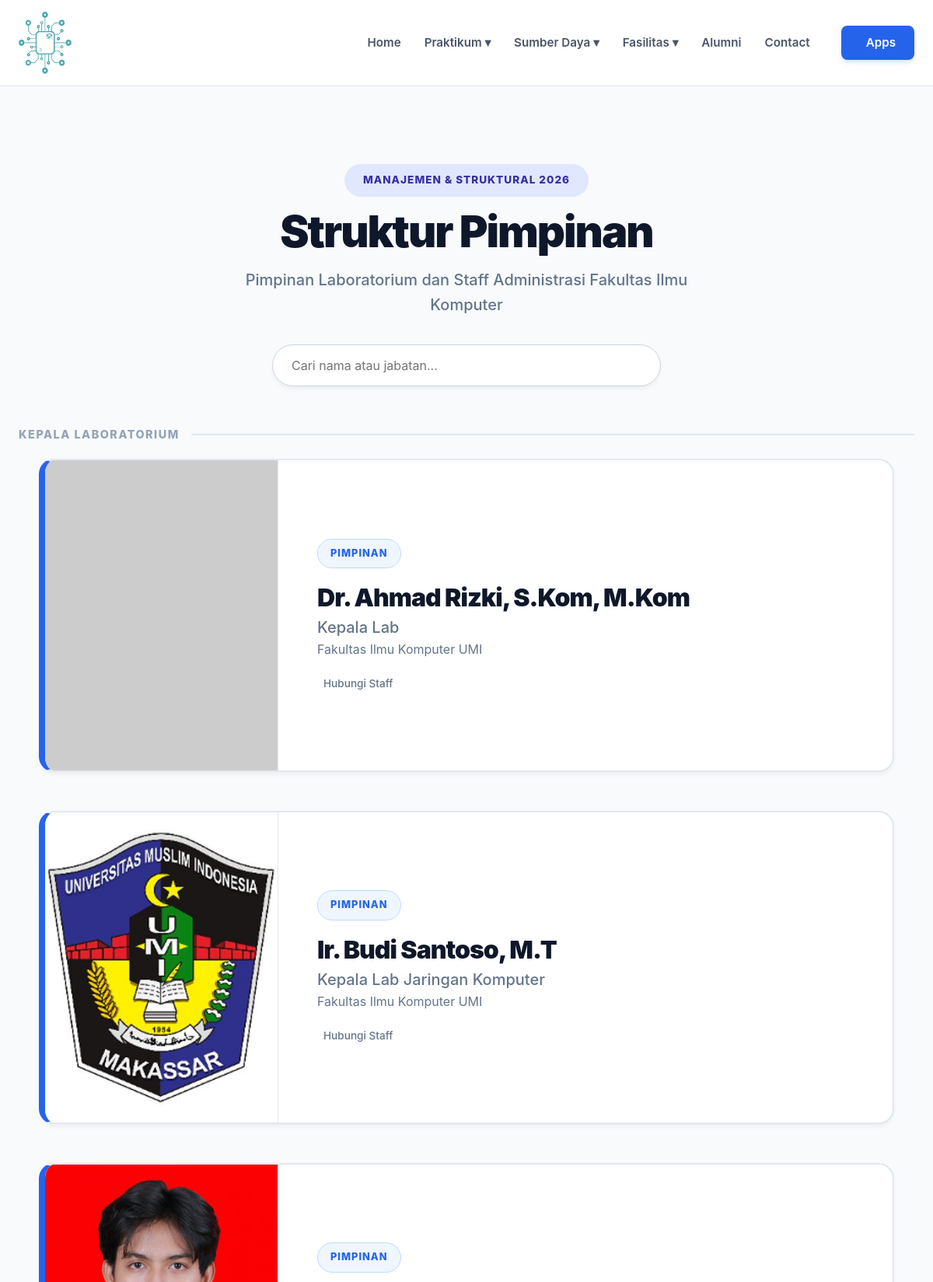
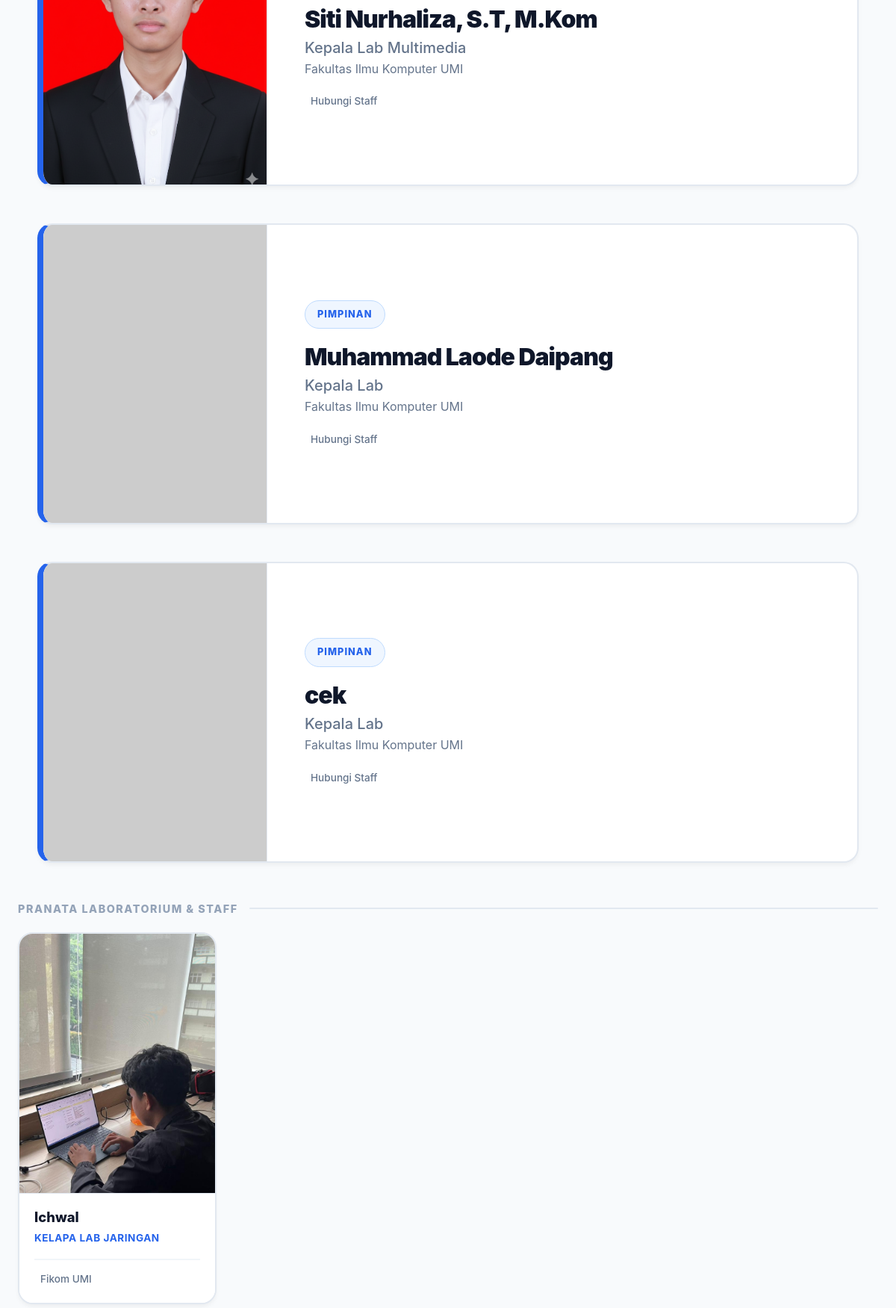
The app's page /public/kepala (upper part) with its own data (2 pictures, top to bottom).
### tables this page shows
CREATE TABLE `manajemen` (
  `idManajemen` int(11) NOT NULL,
  `nama` varchar(100) NOT NULL,
  `jabatan` varchar(100) DEFAULT NULL,
  `foto` varchar(255) DEFAULT NULL
);

### app/controllers/KepalaLabController.php (called while the page is built, shortened)
<?php
class KepalaLabController extends Controller {
    private $model;
    public function __construct() {
        $this->model = new ManajemenModel();
    }
    public function index($params = []) {
    $all = $this->model->getAll();
    $data = [
        'manajemen' => $all
    ];
    $this->view('sumberdaya/kepala', $data);
}
}
?>

### app/models/Model.php (called while the page is built, shortened)
<?php
require_once __DIR__ . '/../config/Database.php';
class Model {
    public $db;
    protected $table;
    public function __construct() {
        $database = new Database();
        $this->db = $database->connect();
    }
    public function getAll() {
        $query = "SELECT * FROM " . $this->table;
        $result = $this->db->query($query);
        return $result->fetch_all(MYSQLI_ASSOC);
    }
}
?>

### app/config/Database.php (called while the page is built, shortened)
<?php
class Database {
    private $host = DB_HOST;
    private $user = DB_USER;
    private $pass = DB_PASS;
    private $dbname = DB_NAME;
    public function connect()
    {
        $this->mysqli = new mysqli(
            $this->host,
            $this->user,
            $this->pass,
            $this->dbname
        );
        return $this->mysqli;
    }
}
?>

### app/views/sumberdaya/kepala.php (the view, shortened to what this page needs)
<?php
$pimpinan_list = [];
$laboran_list  = [];
$all_data      = [];
if (!empty($data['manajemen'])) {
    $all_data = $data['manajemen'];
}
foreach ($all_data as $row) {
    $jabatan = $row['jabatan'] ?? '';
    if (stripos($jabatan, 'Kepala') !== false) {
        $pimpinan_list[] = $row;
    } else {
        $laboran_list[] = $row;
    }
}
function getFotoUrl($row) {
    $fotoName = $row['foto'] ?? '';
    $namaEnc  = urlencode($row['nama']);
    $imgUrl = "https://ui-avatars.com/api/?name={$namaEnc}&background=eff6ff&color=2563eb&size=512&bold=true";
    if (file_exists(ROOT_PROJECT . '/public/assets/uploads/' . $fotoName)) {
        return ASSETS_URL . '/assets/uploads/' . $fotoName;
    }
    return $imgUrl;
}
?>
<section class="sumberdaya-section fade-up">
    <div class="container">
        <header class="page-header">
            <span class="header-badge">Manajemen & Struktural <?= date('Y') ?></span>
            <h1>Struktur Pimpinan</h1>
            <p>Pimpinan Laboratorium dan Staff Administrasi Fakultas Ilmu Komputer</p>
            <div class="search-container">
                <input type="text" id="searchStaff" placeholder="Cari nama atau jabatan..." class="search-input">
            </div>
        </header>
        <?php if (!empty($pimpinan_list)) : ?>
            <div class="section-label">Kepala Laboratorium</div>
            <?php foreach ($pimpinan_list as $row) : ?>
                <?php $imgUrl = getFotoUrl($row); ?>
                <a href="index.php?page=detail-asisten&id=<?= $row['idManajemen'] ?>&type=manajemen" class="card-link" style="margin-bottom:50px">
                    <div class="exec-card">
                        <div class="exec-photo">
                            <img src="<?= $imgUrl ?>" alt="<?= htmlspecialchars($row['nama']) ?>">
                        </div>
                        <div class="exec-info">
                            <span class="exec-badge">Pimpinan</span>
                            <h3 class="staff-name" style="font-size:2rem; margin-bottom:5px">
                                <?= htmlspecialchars($row['nama']) ?>
                            </h3>
                            <p class="exec-role">
                                <?= htmlspecialchars($row['jabatan']) ?>
                            </p>
                            <p style="color:#64748b; margin-bottom:20px">
                                <?= !empty($row['nidn']) ? 'NIDN: ' . htmlspecialchars($row['nidn']) : 'Fakultas Ilmu Komputer UMI' ?>
                            </p>
                            <div class="exec-footer">
                                <div class="meta-item">
                                    <span><?= !empty($row['email']) ? htmlspecialchars($row['email']) : 'Hubungi Staff' ?></span>
                                </div>
                            </div>
                        </div>
                    </div>
                </a>
            <?php endforeach; ?>
        <?php endif; ?>
        <?php if (!empty($laboran_list)) : ?>
            <div class="section-label">Pranata Laboratorium & Staff</div>
            <div class="staff-grid">
                <?php foreach ($laboran_list as $row) : ?>
                    <?php $imgUrl = getFotoUrl($row); ?>
                    <a href="index.php?page=detail-asisten&id=<?= $row['idManajemen'] ?>&type=manajemen" class="card-link">
                        <div class="staff-card">
                            <div class="staff-photo-box">
                                <img src="<?= $imgUrl ?>" alt="<?= htmlspecialchars($row['nama']) ?>" loading="lazy">
                            </div>
                            <div class="staff-content">
                                <h3 class="staff-name"><?= htmlspecialchars($row['nama']) ?></h3>
                                <span class="staff-role"><?= htmlspecialchars($row['jabatan']) ?></span>
                                <div class="staff-footer">
                                    <div class="meta-item">
                                        <i class="ri-building-4-line"></i> Fikom UMI
                                    </div>
                                </div>
                            </div>
                        </div>
                    </a>
                <?php endforeach; ?>
            </div>
        <?php endif; ?>
    </div>
</section>

### public/css/variables.css (style rules this page uses)
:root { --primary-navy: #1e3a8a; --primary-blue: #2563eb; --hover-blue: #1e40af; --bg-light: #f8fbff; --bg-white: #ffffff; --bg-soft: #eff6ff; --text-dark: #1a202c; --text-grey: #4a5568; --text-light: #dbeafe; --border-color: #e2e8f0; --border-blue: #eff6ff; --shadow-soft: 0 4px 12px rgba(30, 58, 138, 0.05); --container-width: 1280px; --font-main: 'Inter', 'Segoe UI', sans-serif; --radius-card: 15px; --radius-btn: 50px; }

### public/css/style.css (style rules this page uses)
* { margin: 0; padding: 0; box-sizing: border-box; font-family: "Inter", "Segoe UI", sans-serif; }
body { background-color: #f8fbff; color: #1a202c; line-height: 1.6; }
.container { width: 100%; max-width: 1200px; margin: 0 auto; padding: 0 24px; }
h1, h2, h3, h4 { color: #1e3a8a; font-weight: 800; }
a { text-decoration: none; transition: 0.3s ease; }
img { max-width: 100%; display: block; }

### records on screen
manajemen: nama "Dr. Ahmad Rizki, S.Kom, M.Kom", jabatan "Kepala Lab"
manajemen: foto (picture), nama "Ir. Budi Santoso, M.T", jabatan "Kepala Lab Jaringan Komputer"
manajemen: foto (picture), nama "Siti Nurhaliza, S.T, M.Kom", jabatan "Kepala Lab Multimedia"
manajemen: nama "Muhammad Laode Daipang", jabatan "Kepala Lab"
manajemen: nama "cek", jabatan "Kepala Lab"
manajemen: foto (picture), nama "Ichwal", jabatan "KELAPA LAB JARINGAN"
